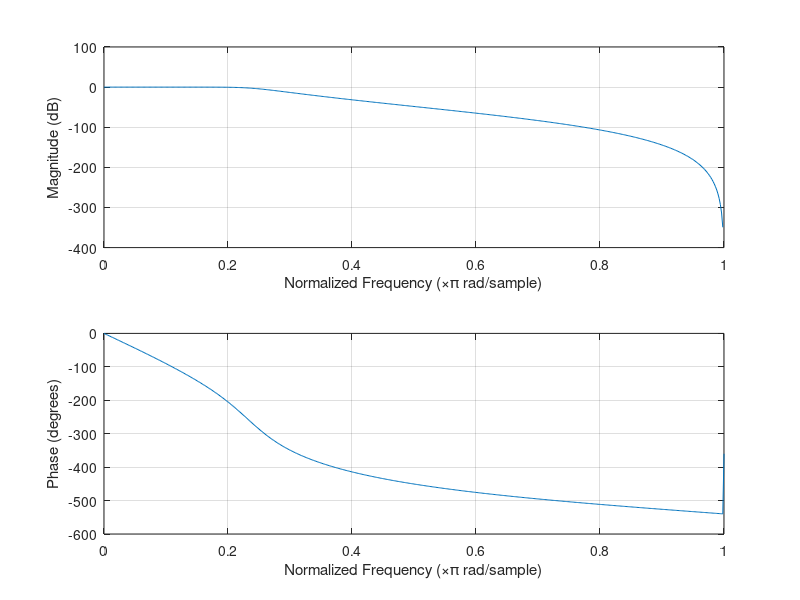
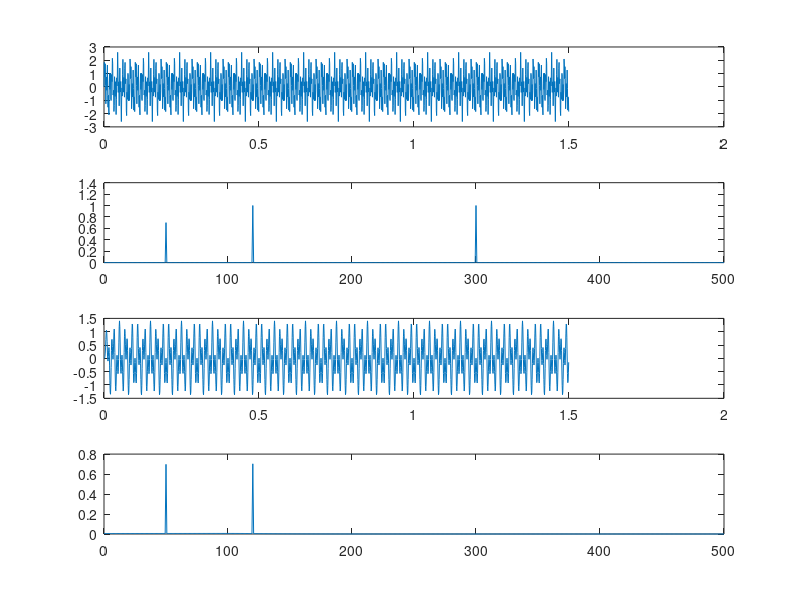
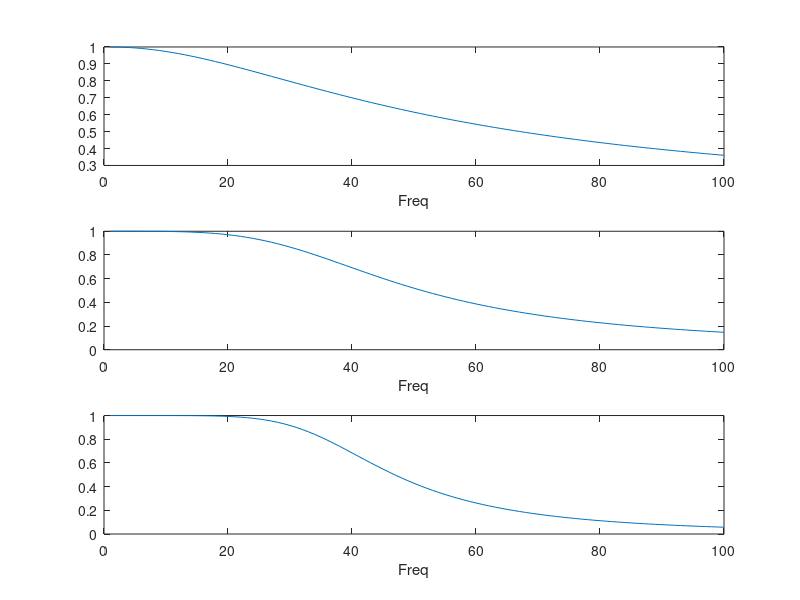
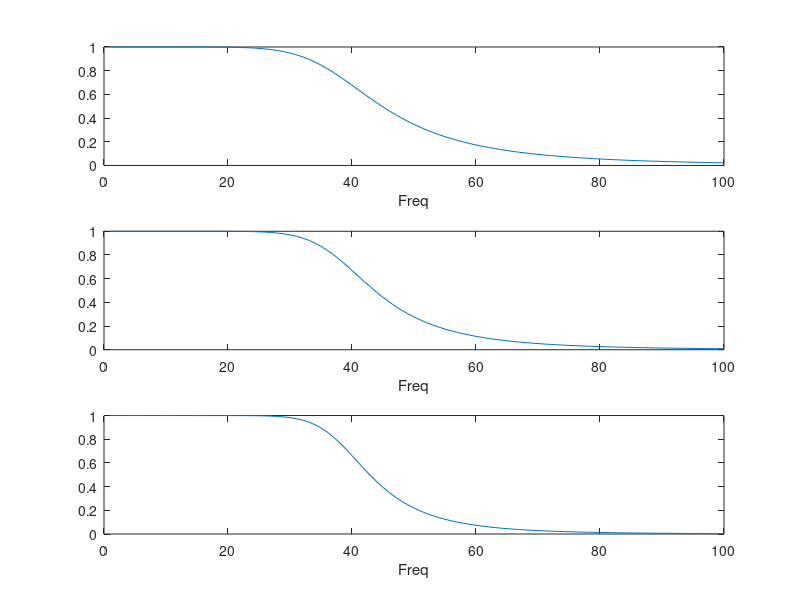

Here is the MATLAB script that generated these plots, in order:
%Convert transfer function filter parameters to state-space form

%Testing https://www.mathworks.com/help/signal/ref/tf2ss.html

%Design a 6th-order lowpass Butterworth filter with a cutoff frequency of 120 Hz, 
%which, for data sampled at 1000 Hz, corresponds to 0.6π rad/sample. 
%Plot its magnitude and phase responses. Use it to filter a 1000-sample random signal.

%The input signal x is 3 sin waves 50, 120, and 300.

clear
close all
pkg load signal
order = 6;
fs = 1000;
fc = 120;

                    
T = 1/fs;             % Sampling period       
L = 1500;             % Length of signal
t = (0:L-1)*T;        % Time vectorc
x = 0.7*sin(2*pi*50*t) + sin(2*pi*120*t) + sin(2*pi*300*t);
disp('normalize freq')
nf = fc/(fs/2)
[z, p, g] = butter(order,nf);
disp('zeros')
z(1:order)
disp('poles')
p(1:order)
%This is defined as, theta = atan2 (y, x), in radians. 
theta = angle(p(1:order))
 
[b,a] = butter(order,nf);
disp('b')
b
disp('a')
a

freqz(b,a);
%%%%%%%%%%%%%%%%%%%%%%%%%%%%%%%%%%%%%%%%%%
Ys = fft(x);

P2 = abs(Ys/L);
P1 = P2(1:L/2+1);
P1(2:end-1) = 2*P1(2:end-1);

f = fs*(0:(L/2))/L;

[A,B,C,D] = tf2ss(b,a);
yf = filter(b,a,x);
figure
subplot(4,1,1)
plot(t,x)

subplot(4,1,2)
plot(f,P1)

subplot(4,1,3)
plot(t,yf)

yff = fft(yf);

P2 = abs(yff/L);
P1 = P2(1:L/2+1);
P1(2:end-1) = 2*P1(2:end-1);

f = fs*(0:(L/2))/L;

subplot(4,1,4)
plot(f,P1)
%%%%%%%%%%%%%%%%%%%%%%%%%%%%%%%%%%%%%%%%%%
[A,B,C,D] = tf2ss(b,a);

%yf = filtfilt(b,a,x);
%figure
%subplot(2,1,1)
%plot(1000*t(1:50),yf(1:50));
%subplot(2,1,2)
%plot(1000*t(1:50),x(1:50));
%%%%%%%%%%%%%%%%%%%%%%%%%%%%%%%%%%%%
figure
for order = 1:3
%|H(w)| = Ao/sqrt(1+(w/wo)2n
ff =  (0:1000-1)*T;
ww = 2*pi*ff;
pow = 2*order
ww = (ww/nf);
ww = ww(1:1000).^pow;
ww = sqrt(ww + 1);
ww = (ww).^-1;

%figure 
%subplot(2,1,1)
if order == 1 subplot(3,1,1) end
if order == 2 subplot(3,1,2) end
if order == 3 subplot(3,1,3) end
%if order == 4 subplot(3,1,3) end
%if order == 5 subplot(3,1,3) end
%if order == 1 subplot(3,1,3) end
plot((1:100),ww(1:100))
%ylabel('Magnitude (dB)')
xlabel ('Freq') 



%grid minor on
end

figure
for order = 3:6
%|H(w)| = Ao/sqrt(1+(w/wo)2n
ff =  (0:1000-1)*T;
ww = 2*pi*ff;
pow = 2*order
ww = (ww/nf);
ww = ww(1:1000).^pow;
ww = sqrt(ww + 1);
ww = (ww).^-1;

%figure 
%subplot(2,1,1)
%if order == 1 subplot(3,1,1) end
%if order == 2 subplot(3,1,2) end
%if order == 3 subplot(3,1,3) end
if order == 4 subplot(3,1,1) end
if order == 5 subplot(3,1,2) end
if order == 6 subplot(3,1,3) end
plot((1:100),ww(1:100))
%ylabel('Magnitude (dB)')
xlabel ('Freq') 



%grid minor on
end
